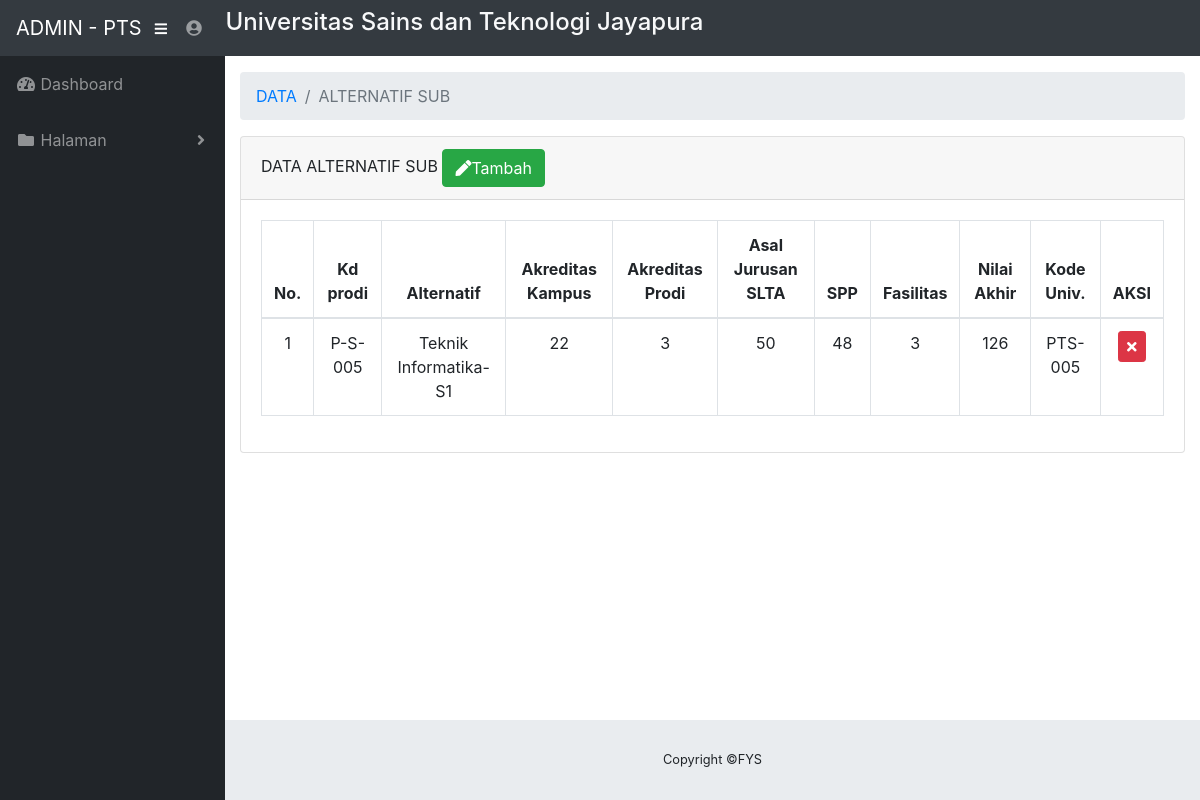
Before: /pts/data-alternatif.php (signed in) with the older database file.
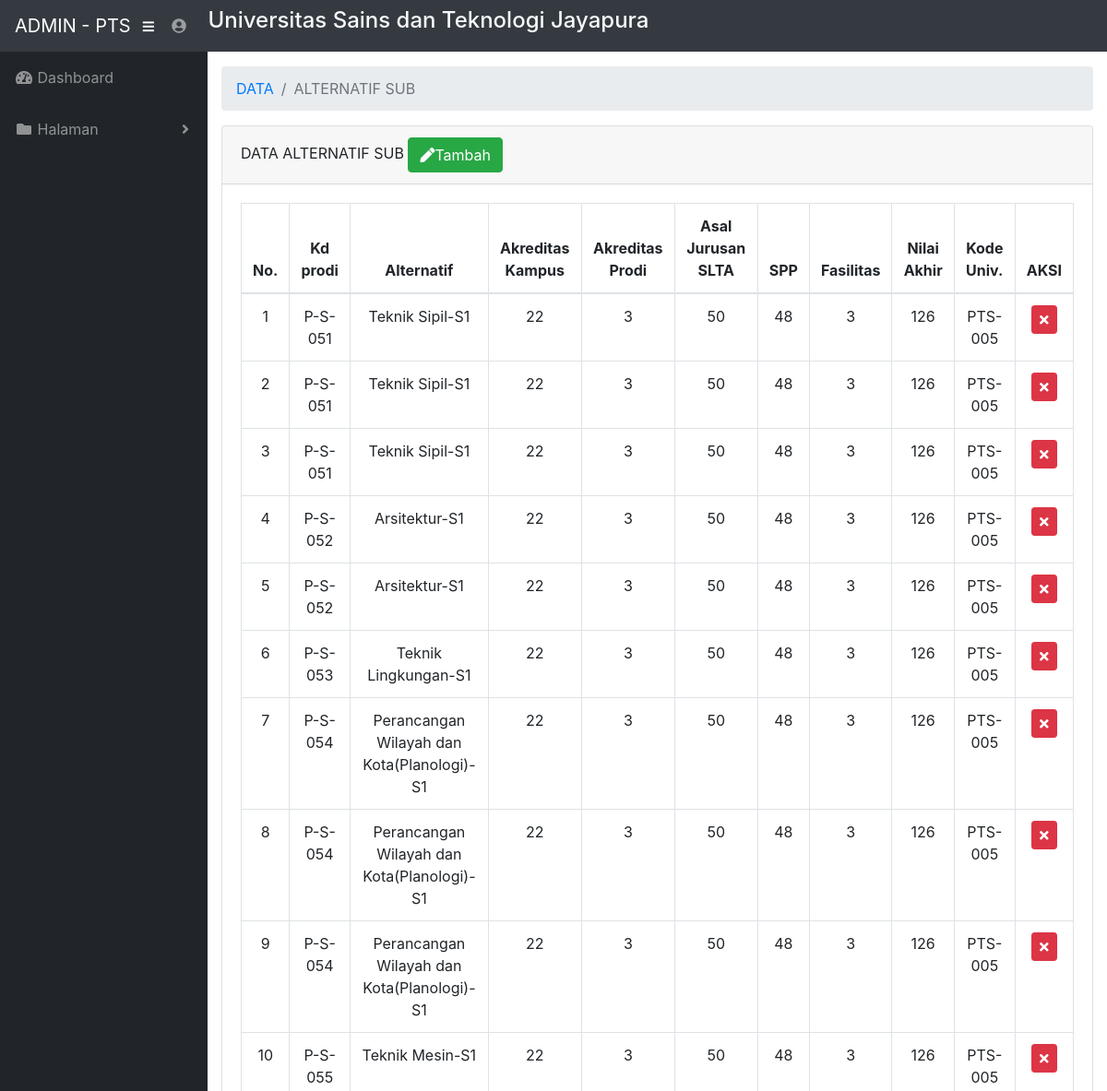
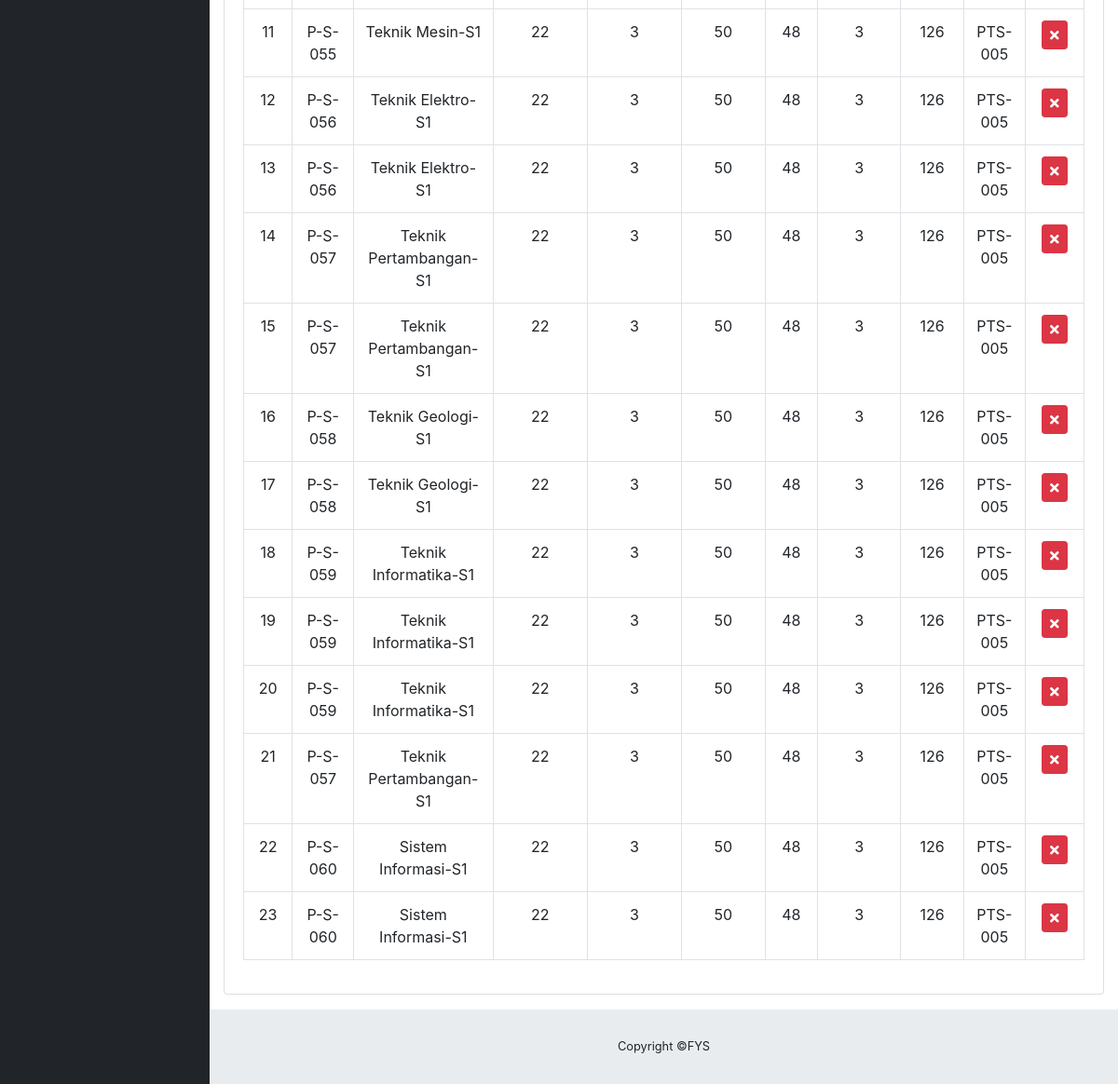
After: the same page with the newer database file (2 pictures, top to bottom).
### tables this page shows
CREATE TABLE `alternatif_kriteria` (
  `kd_alternatif` varchar(7) NOT NULL,
  `kd_prodi` varchar(7) NOT NULL,
  `nama_prodi` varchar(50) NOT NULL,
  `a_kampus` varchar(10) NOT NULL,
  `a_prodi` varchar(10) NOT NULL,
  `asal_jurusan` varchar(10) NOT NULL,
  `spp` varchar(10) NOT NULL,
  `fasilitas` varchar(10) NOT NULL,
  `sub_a_kampus` varchar(10) NOT NULL,
  `sub_a_prodi` varchar(10) NOT NULL,
  `sub_asal_jurusan` varchar(10) NOT NULL,
  `sub_spp` varchar(10) NOT NULL,
  `sub_fasilitas` varchar(10) NOT NULL,
  `nilai_akhir` varchar(10) NOT NULL,
  `kd_pts` varchar(7) NOT NULL
);

### pts/data-alternatif.php (the view, shortened to what this page needs)
<?php
include 'head-nav.php';
 ?>
    <div id="wrapper">
<?php
include 'sidebar.php';
 ?>
      <div id="content-wrapper">
        <div class="container-fluid">
          <ol class="breadcrumb">
            <li class="breadcrumb-item">
              <a href="#">DATA</a>
            </li>
            <li class="breadcrumb-item active">ALTERNATIF SUB</li>
          </ol>
          <div class="card mb-3">
            <div class="card-header">
              DATA ALTERNATIF SUB
              <a href="alternatif.php" class="btn btn-success">
              <i class="fas fa-pen"> </i>Tambah</a>
            </div>
            <div class="card-body">
              <div class="table-responsive">
                <table class="text-center table table-bordered" id="dataTable" width="100%" cellspacing="0">
                  <thead>
                    <tr>
                      <th>No.</th>
                      <th>Kd prodi</th>
                      <th>Alternatif</th>
                      <th>Akreditas Kampus</th>
                      <th>Akreditas Prodi</th>
                      <th>Asal Jurusan SLTA</th>
                      <th>SPP</th>
                      <th>Fasilitas</th>
                      <th>Nilai Akhir</th>
                      <th>Kode Univ.</th>
                      <th>AKSI</th>
                    </tr>
                  </thead>
                  <tbody>
                <?php
                include 'koneksi.php';
                $no = 1;
                $kode = $_SESSION['kd_pts'];
                $sql = mysqli_query($conn, "SELECT * FROM alternatif_kriteria where kd_pts = '$kode' ");
                while($data = mysqli_fetch_array($sql)) {
                 ?>
                    <tr>
                      <td><?php echo $no; ?></td>
                      <td><?php echo $data['kd_prodi']; ?></td>
                      <td><?php echo $data['nama_prodi']; ?></td>
                      <td><?php echo $data['a_kampus']; ?></td>
                      <td><?php echo $data['a_prodi']; ?></td>
                      <td><?php echo $data['asal_jurusan']; ?></td>
                      <td><?php echo $data['spp']; ?></td>
                      <td><?php echo $data['fasilitas']; ?></td>
                      <td><?php echo $data['nilai_akhir']; ?></td>
                      <td><?php echo $data['kd_pts']; ?></td>
                      <td class="text-center">
                        <a href="hapus.php?hapus4=<?php echo $data['0']; ?> " onclick="return confirm('Anda yakin untuk Hapus ini  ??')" title="Hapus">
                          <button class="btn btn-sm btn-danger"><i class="fa fa-times"> </i></button>
                        </a>
                    </td>
                    </tr>
<?php $no++; } ?>
                  </tbody>
                </table>
              </div>
            </div>
          </div>
        </div>
        <footer class="sticky-footer">
          <div class="container my-auto">
            <div class="copyright text-center my-auto">
              <span>Copyright ©FYS</span>
            </div>
          </div>
        </footer>
      </div>
    </div>
  </body>
</html>

Changed rows visible on the page:
no longer on this page (row edited): alternatif_kriteria: kd_prodi "P-S-005", nama_prodi "Teknik Informatika-S1", a_kampus "22", a_prodi "3", asal_jurusan "50", spp "48", fasilitas "3", nilai_akhir "126", kd_pts "PTS-005"
added alternatif_kriteria: kd_prodi "P-S-051", nama_prodi "Teknik Sipil-S1", a_kampus "22", a_prodi "3", asal_jurusan "50", spp "48", fasilitas "3", nilai_akhir "126", kd_pts "PTS-005"
added alternatif_kriteria: kd_prodi "P-S-051", nama_prodi "Teknik Sipil-S1", a_kampus "22", a_prodi "3", asal_jurusan "50", spp "48", fasilitas "3", nilai_akhir "126", kd_pts "PTS-005"
added alternatif_kriteria: kd_prodi "P-S-051", nama_prodi "Teknik Sipil-S1", a_kampus "22", a_prodi "3", asal_jurusan "50", spp "48", fasilitas "3", nilai_akhir "126", kd_pts "PTS-005"
added alternatif_kriteria: kd_prodi "P-S-052", nama_prodi "Arsitektur-S1", a_kampus "22", a_prodi "3", asal_jurusan "50", spp "48", fasilitas "3", nilai_akhir "126", kd_pts "PTS-005"
added alternatif_kriteria: kd_prodi "P-S-052", nama_prodi "Arsitektur-S1", a_kampus "22", a_prodi "3", asal_jurusan "50", spp "48", fasilitas "3", nilai_akhir "126", kd_pts "PTS-005"
added alternatif_kriteria: kd_prodi "P-S-053", nama_prodi "Teknik Lingkungan-S1", a_kampus "22", a_prodi "3", asal_jurusan "50", spp "48", fasilitas "3", nilai_akhir "126", kd_pts "PTS-005"
added alternatif_kriteria: kd_prodi "P-S-054", nama_prodi "Perancangan Wilayah dan Kota(Planologi)-S1", a_kampus "22", a_prodi "3", asal_jurusan "50", spp "48", fasilitas "3", nilai_akhir "126", kd_pts "PTS-005"
added alternatif_kriteria: kd_prodi "P-S-054", nama_prodi "Perancangan Wilayah dan Kota(Planologi)-S1", a_kampus "22", a_prodi "3", asal_jurusan "50", spp "48", fasilitas "3", nilai_akhir "126", kd_pts "PTS-005"
added alternatif_kriteria: kd_prodi "P-S-054", nama_prodi "Perancangan Wilayah dan Kota(Planologi)-S1", a_kampus "22", a_prodi "3", asal_jurusan "50", spp "48", fasilitas "3", nilai_akhir "126", kd_pts "PTS-005"
added alternatif_kriteria: kd_prodi "P-S-055", nama_prodi "Teknik Mesin-S1", a_kampus "22", a_prodi "3", asal_jurusan "50", spp "48", fasilitas "3", nilai_akhir "126", kd_pts "PTS-005"
added alternatif_kriteria: kd_prodi "P-S-055", nama_prodi "Teknik Mesin-S1", a_kampus "22", a_prodi "3", asal_jurusan "50", spp "48", fasilitas "3", nilai_akhir "126", kd_pts "PTS-005"
added alternatif_kriteria: kd_prodi "P-S-056", nama_prodi "Teknik Elektro-S1", a_kampus "22", a_prodi "3", asal_jurusan "50", spp "48", fasilitas "3", nilai_akhir "126", kd_pts "PTS-005"
added alternatif_kriteria: kd_prodi "P-S-056", nama_prodi "Teknik Elektro-S1", a_kampus "22", a_prodi "3", asal_jurusan "50", spp "48", fasilitas "3", nilai_akhir "126", kd_pts "PTS-005"
added alternatif_kriteria: kd_prodi "P-S-057", nama_prodi "Teknik Pertambangan-S1", a_kampus "22", a_prodi "3", asal_jurusan "50", spp "48", fasilitas "3", nilai_akhir "126", kd_pts "PTS-005"
added alternatif_kriteria: kd_prodi "P-S-057", nama_prodi "Teknik Pertambangan-S1", a_kampus "22", a_prodi "3", asal_jurusan "50", spp "48", fasilitas "3", nilai_akhir "126", kd_pts "PTS-005"
added alternatif_kriteria: kd_prodi "P-S-058", nama_prodi "Teknik Geologi-S1", a_kampus "22", a_prodi "3", asal_jurusan "50", spp "48", fasilitas "3", nilai_akhir "126", kd_pts "PTS-005"
added alternatif_kriteria: kd_prodi "P-S-058", nama_prodi "Teknik Geologi-S1", a_kampus "22", a_prodi "3", asal_jurusan "50", spp "48", fasilitas "3", nilai_akhir "126", kd_pts "PTS-005"
added alternatif_kriteria: kd_prodi "P-S-059", nama_prodi "Teknik Informatika-S1", a_kampus "22", a_prodi "3", asal_jurusan "50", spp "48", fasilitas "3", nilai_akhir "126", kd_pts "PTS-005"
added alternatif_kriteria: kd_prodi "P-S-059", nama_prodi "Teknik Informatika-S1", a_kampus "22", a_prodi "3", asal_jurusan "50", spp "48", fasilitas "3", nilai_akhir "126", kd_pts "PTS-005"
added alternatif_kriteria: kd_prodi "P-S-059", nama_prodi "Teknik Informatika-S1", a_kampus "22", a_prodi "3", asal_jurusan "50", spp "48", fasilitas "3", nilai_akhir "126", kd_pts "PTS-005"
added alternatif_kriteria: kd_prodi "P-S-057", nama_prodi "Teknik Pertambangan-S1", a_kampus "22", a_prodi "3", asal_jurusan "50", spp "48", fasilitas "3", nilai_akhir "126", kd_pts "PTS-005"
added alternatif_kriteria: kd_prodi "P-S-060", nama_prodi "Sistem Informasi-S1", a_kampus "22", a_prodi "3", asal_jurusan "50", spp "48", fasilitas "3", nilai_akhir "126", kd_pts "PTS-005"
added alternatif_kriteria: kd_prodi "P-S-060", nama_prodi "Sistem Informasi-S1", a_kampus "22", a_prodi "3", asal_jurusan "50", spp "48", fasilitas "3", nilai_akhir "126", kd_pts "PTS-005"
